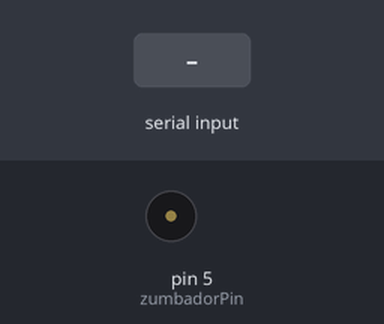
Recording of a sketch running on a simulated Arduino Uno, built with avr-gcc and run on an emulated ATmega328P. Shown: buzzer (waves = sounding). The inputs (shaded band) are chosen by the test bench.

Above: at 1.2 s.
1.3 s: "D" received over Serial
At 1.7 s:
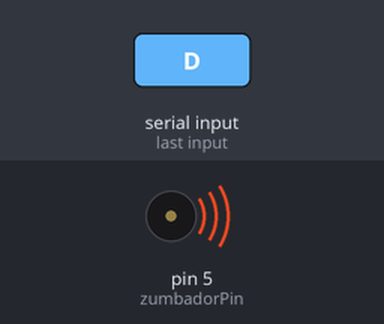
Timing chart, 0 to 4.3 s (numbered marks = the images above; inputs shaded):
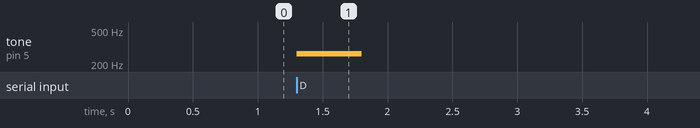

Measured:
- after the input at 1.3 s, tone on pin 5 (zumbadorPin): silent → 262 Hz at once, → silent 0.50 s later

The sketch:

10.2Zumba_Tecla.ino
```cpp
int tecladoPin = 2;  // Cambia el número de pin según la conexión física
int zumbadorPin = 5; // Cambia el número de pin según la conexión física

void setup()
{
  Serial.begin(9600);
  pinMode(tecladoPin, INPUT);
  pinMode(zumbadorPin, OUTPUT);
}

void loop()
{
  if (Serial.available() > 0)
  {
    int tecla = Serial.read(); // Lee el carácter enviado por el puerto serial

    int frecuencia = 0;

    // Asigna frecuencia según la tecla presionada
    if (tecla == 'D')
    {
      frecuencia = 262; // Frecuencia para la nota Do
    } else if (tecla == 'R')
    {
      frecuencia = 294; // Frecuencia para la nota Re
    } else if (tecla == 'M')
    {
      frecuencia = 330; // Frecuencia para la nota Mi
    }

    // Si se asignó una frecuencia, reproduce el tono en el zumbador
    if (frecuencia > 0)
    {
      tone(zumbadorPin, frecuencia);
      delay(500); // Puedes ajustar la duración del tono
      noTone(zumbadorPin);
    }
  }
}
```
